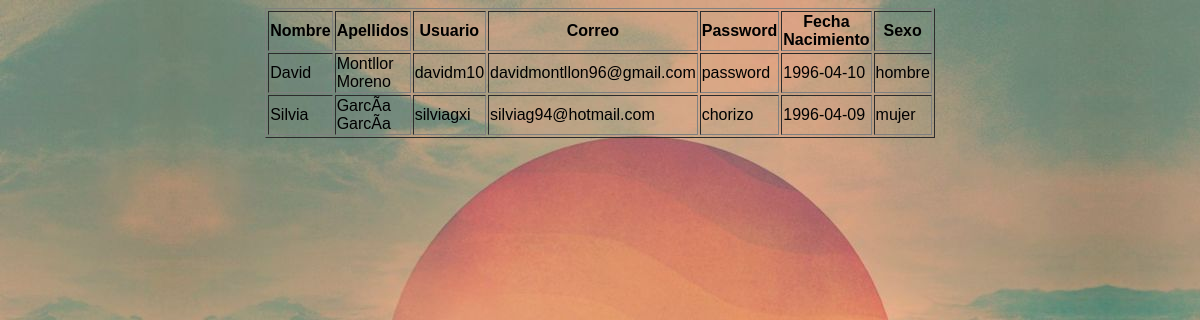
Page /VerUsuariosAutorizados.php on the committed database.
### tables this page shows
CREATE TABLE IF NOT EXISTS `usuario` (
  `Nombre` varchar(50) NOT NULL,
  `Apellidos` varchar(50) NOT NULL,
  `Usuario` varchar(20) NOT NULL,
  `Correo` varchar(50) NOT NULL,
  `Password` varchar(50) NOT NULL,
  `FechaNac` varchar(10) NOT NULL,
  `Sexo` varchar(10) NOT NULL,
  `Confirmado` tinyint(1) NOT NULL,
  PRIMARY KEY (`Usuario`)
);

### VerUsuariosAutorizados.php (the view, shortened to what this page needs)
<html>
<head>
</head>
<?php
$link = mysqli_connect("localhost","root","","album");
$usuarios = mysqli_query($link, "select * from usuario where Confirmado = '1'");
echo '<table border=1 align="center" width="600"> <tr><th>Nombre</th><th>Apellidos</th><th>Usuario</th><th>Correo</th><th>Password</th><th>Fecha Nacimiento</th><th>Sexo</th></tr>';
while($row=mysqli_fetch_array($usuarios)){
	if (strcmp($row['Usuario'],"admin")!=0) {
		echo '<tr><td>'.$row['Nombre'].'</td><td>'.$row['Apellidos'].'</td><td>'.$row['Usuario'].'</td><td>'.$row['Correo'].'</td><td>'.$row['Password'].'</td><td>'.$row['FechaNac'].'</td><td>'.$row['Sexo'].'</td></tr>';
	}
}
echo '</table>';
?>
</html>

### rows in the picture
usuario: Nombre "David", Apellidos "Montllor Moreno", Usuario "davidm10", Correo "davidmontllon96@gmail.com", Password "password", FechaNac "1996-04-10", Sexo "hombre"
usuario: Nombre "Silvia", Apellidos "GarcÃ­a GarcÃ­a", Usuario "silviagxi", Correo "silviag94@hotmail.com", Password "chorizo", FechaNac "1996-04-09", Sexo "mujer"
